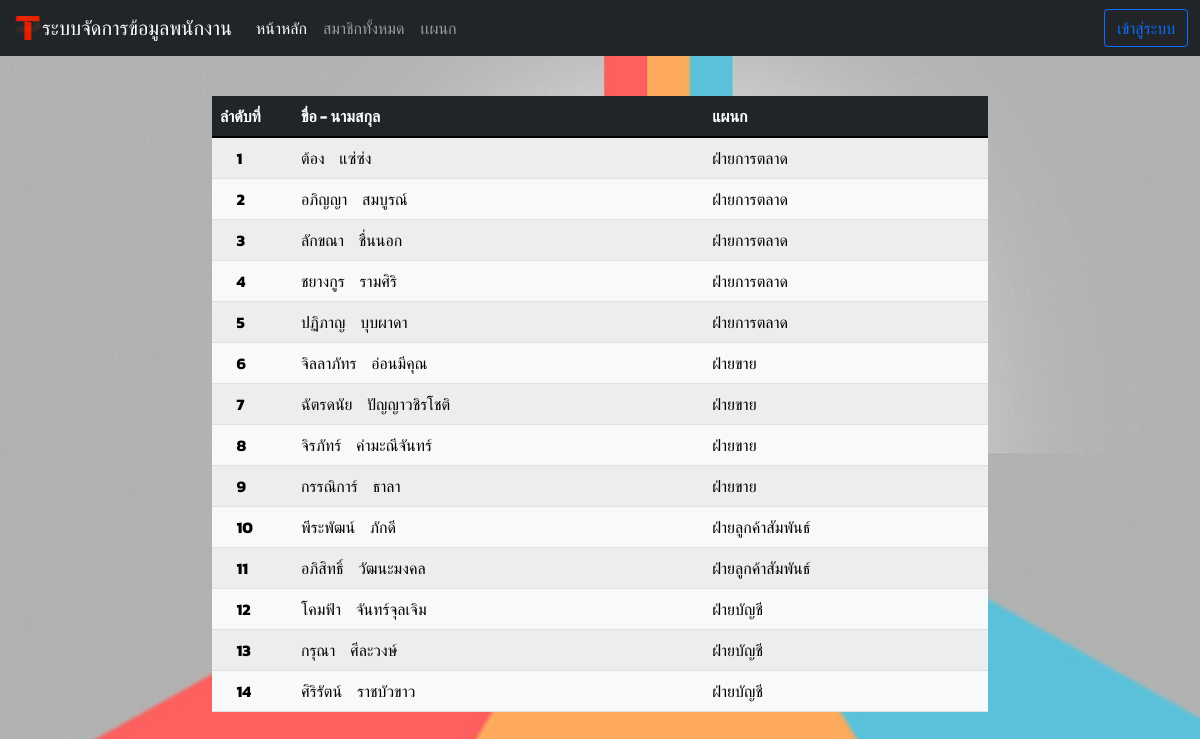
The app's page /show_department.php with its own data.
### tables this page shows
CREATE TABLE `tb_user` (
  `user_id` int(10) NOT NULL COMMENT 'ไอดีผู้ใช้',
  `user_username` varchar(30) NOT NULL COMMENT 'ชื่อผู้ใช้',
  `user_password` varchar(50) NOT NULL COMMENT 'รหัสผ่าน',
  `user_name` varchar(60) NOT NULL COMMENT 'ชื่อ',
  `user_surname` varchar(60) NOT NULL COMMENT 'นามสกุล',
  `user_sex` enum('ชาย','หญิง') NOT NULL COMMENT 'เพศ',
  `user_email` varchar(100) DEFAULT NULL COMMENT 'อีเมล์',
  `ref_dep_id` int(1) NOT NULL COMMENT 'tb_department',
  `user_level` enum('member','admin') NOT NULL DEFAULT 'member' COMMENT 'ระดับผู้ใช้'
);

CREATE TABLE `tb_department` (
  `dep_id` int(11) NOT NULL,
  `dep_name` varchar(100) NOT NULL
);

### show_department.php (the view, shortened to what this page needs)
<?php
$num = 1;
?>
<!DOCTYPE html>
<html lang="en">
<head>
  <link href="https://cdn.jsdelivr.net/npm/bootstrap@5.1.3/dist/css/bootstrap.min.css" rel="stylesheet">
</head>
<body class="default" background="images/00.jpg">
  <?php include 'includes/navbar.php';?>
  <div class="container-fluid">
    <div class="row justify-content-md-center">
      <div class="col-md-8 py-4">
              <table class="table table-light table-striped">
                    <thead class="table table-dark  table-hover">
                      <tr>
                      <th scope="col" width="65px">ลำดับที่</th>
                      <th scope="col" width="1px"></th>
                      <th scope="col">ขื่อ - นามสกุล</th>
                      <th scope="col">แผนก</th>
                      </tr>
                    </thead>
                <br>
                  <tbody>
                      <?php
                      require_once('connections/mysqli.php');
                      $query1 = " SELECT u.*,d.dep_name
                      FROM tb_user as u
                      INNER JOIN tb_department as d ON d.dep_id = u.ref_dep_id
                      ORDER BY d.dep_id asc"
                      or die ;
                      $result1 =  mysqli_query($Connection, $query1);
                      ?>
                      <?php
                      foreach ($result1 as $row) {
                        ?>
                        <tr>
                        <th scope="row">&nbsp;&nbsp;&nbsp;&nbsp;&nbsp;<?php echo $num++; ?></th>
                        <td></td>
                        <td><?php echo $row['user_name']; ?> &nbsp;&nbsp;
                        <?php echo $row['user_surname']; ?></td>
                        <td><?php echo $row['dep_name']; ?></td>
                      </tr>
                    <?php
                    }
                  ?>
                </tbody>
              </table>
          </div>
        </div>
      </div>
</body>
</html>

### show_department.php (style rules this page uses)
body { font-family: kanit; background-position: left top; background-size: cover; background-repeat: repeat; }

### records on screen
tb_user: user_name "ต้อง", user_surname "แซ่ซ่ง", tb_department.dep_name "ฝ่ายการตลาด"
tb_user: user_name "อภิญญา", user_surname "สมบูรณ์", tb_department.dep_name "ฝ่ายการตลาด"
tb_user: user_name "ลักขณา", user_surname "ชื่นนอก", tb_department.dep_name "ฝ่ายการตลาด"
tb_user: user_name "ชยางกูร", user_surname "รามศิริ", tb_department.dep_name "ฝ่ายการตลาด"
tb_user: user_name "ปฏิภาญ", user_surname "บุบผาดา", tb_department.dep_name "ฝ่ายการตลาด"
tb_user: user_name "จิลลาภัทร", user_surname "อ่อนมีคุณ", tb_department.dep_name "ฝ่ายขาย"
tb_user: user_name "ฉัตรดนัย", user_surname "ปัญญาวชิรโชติ", tb_department.dep_name "ฝ่ายขาย"
tb_user: user_name "จิรภัทร์", user_surname "คํามะณีจันทร์", tb_department.dep_name "ฝ่ายขาย"
tb_user: user_name "กรรณิการ์", user_surname "ธาลา", tb_department.dep_name "ฝ่ายขาย"
tb_user: user_name "พีระพัฒน์", user_surname "ภักดี", tb_department.dep_name "ฝ่ายลูกค้าสัมพันธ์"
tb_user: user_name "อภิสิทธิ์", user_surname "วัฒนะมงคล", tb_department.dep_name "ฝ่ายลูกค้าสัมพันธ์"
tb_user: user_name "โคมฟ้า", user_surname "จันทร์จุลเจิม", tb_department.dep_name "ฝ่ายบัญชี"
tb_user: user_name "กรุณา", user_surname "ศีละวงษ์", tb_department.dep_name "ฝ่ายบัญชี"
tb_user: user_name "ศิริรัตน์", user_surname "ราชบัวขาว", tb_department.dep_name "ฝ่ายบัญชี"
